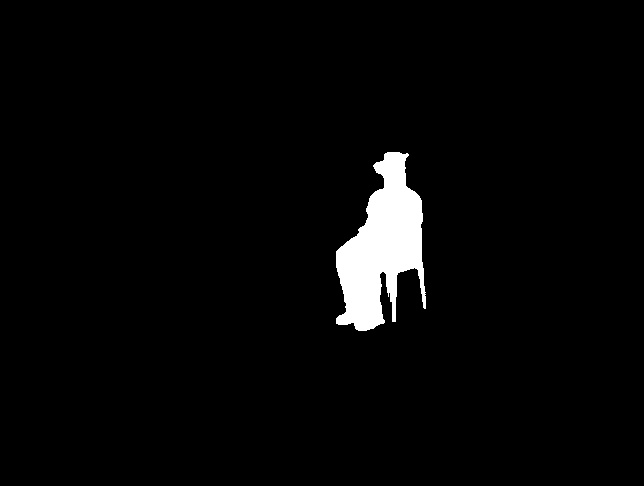
#> input picture data/cam1/foreground.jpg, 644 x 486 px
$ python ccc.py
#> lines starting #> are read from the running program, lines starting #| are printed output that depends on the picture; after the words box and inside, x2 and y2 are one past the last pixel; in counts of white or black regions, pixels touching at a corner belong together
import cv2 as cv
import numpy as np

images = [cv.imread('data/cam1/foreground.jpg'), cv.imread('data/cam2/foreground.jpg'),
          cv.imread('data/cam3/foreground.jpg'), cv.imread('data/cam4/foreground.jpg')]
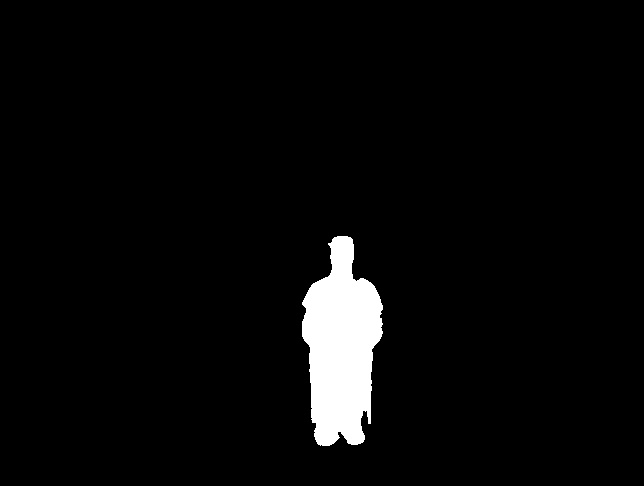
#> input picture data/cam2/foreground.jpg, 644 x 486 px
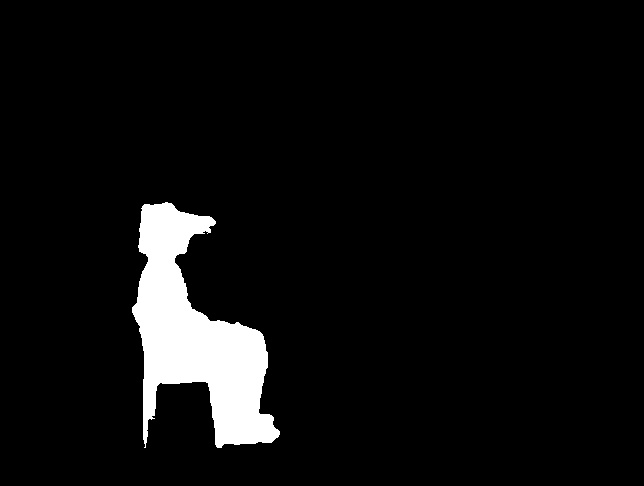
#> input picture data/cam3/foreground.jpg, 644 x 486 px
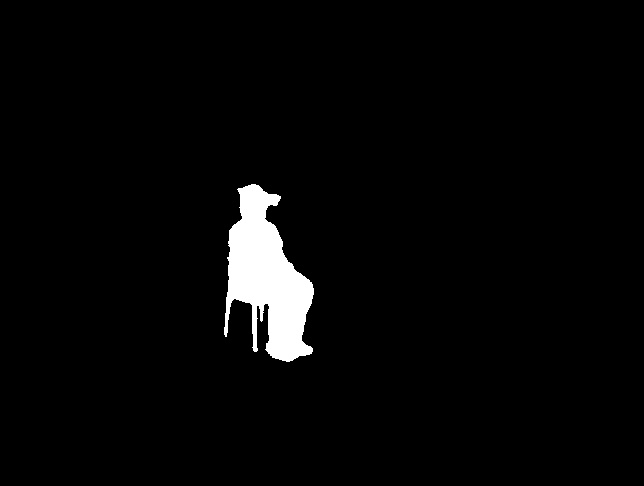
#> input picture data/cam4/foreground.jpg, 644 x 486 px
s = cv.FileStorage('data/masks.xml', cv.FileStorage_WRITE)
for x in range(0, 4):
    img = images[x]
    imheight, imwidth, imdepth = img.shape
    table = np.zeros([imheight, imwidth])
    for i in range(0, imheight):
        for j in range(0, imwidth):
            if np.any(img[i, j] != 0):
                table[i][j] = 1

    s.write('mask{:d}'.format(x + 1), table)
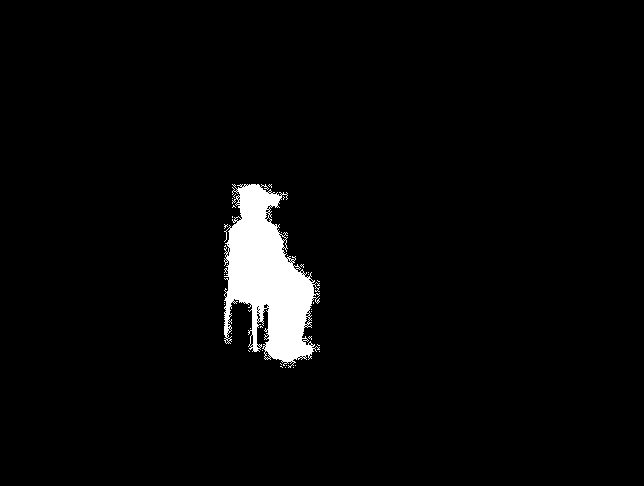
#> table: shape (486, 644) float64; values 0 (black) and 1 (white), 3.2% white; 34 white regions (33 under 20 px), largest, box (x1, y1, x2, y2) and area: (224, 184, 320, 368) 9877

s.release()
